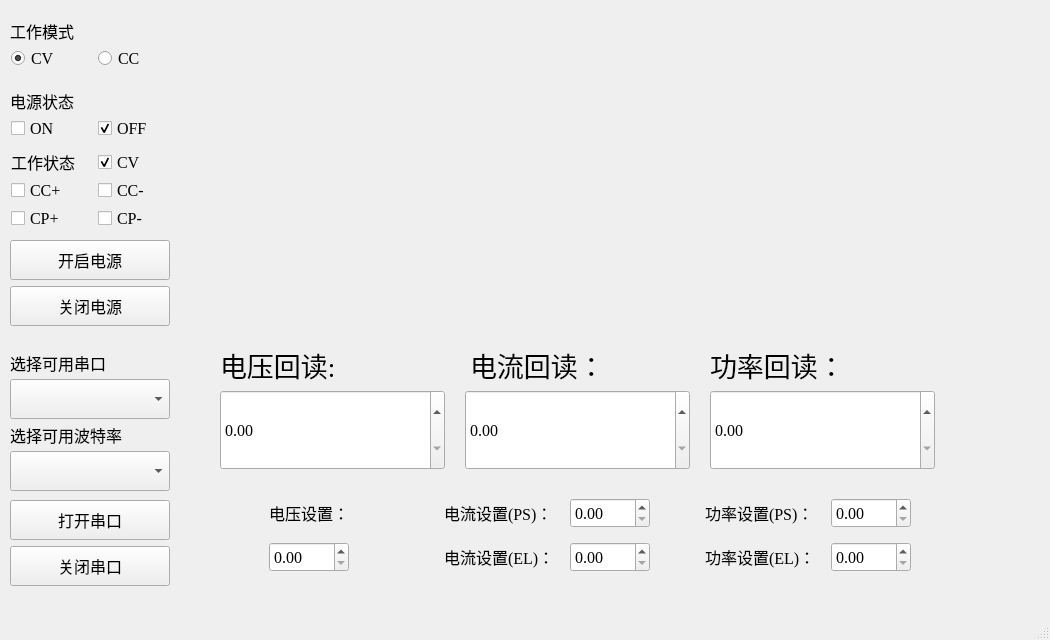
<?xml version="1.0" encoding="UTF-8"?>
<ui version="4.0">
 <class>SerialPortCommunication</class>
 <widget class="QMainWindow" name="SerialPortCommunication">
  <property name="geometry">
   <rect>
    <x>0</x>
    <y>0</y>
    <width>1050</width>
    <height>640</height>
   </rect>
  </property>
  <property name="font">
   <font>
    <family>Times New Roman</family>
    <pointsize>12</pointsize>
   </font>
  </property>
  <property name="windowTitle">
   <string>SerialPortCommunication</string>
  </property>
  <widget class="QWidget" name="centralwidget">
   <widget class="QWidget" name="layoutWidget">
    <property name="geometry">
     <rect>
      <x>220</x>
      <y>490</y>
      <width>741</width>
      <height>91</height>
     </rect>
    </property>
    <layout class="QHBoxLayout" name="horizontalLayout_6">
     <item>
      <layout class="QVBoxLayout" name="verticalLayout_14">
       <item>
        <widget class="QLabel" name="label_Input1">
         <property name="minimumSize">
          <size>
           <width>120</width>
           <height>30</height>
          </size>
         </property>
         <property name="maximumSize">
          <size>
           <width>120</width>
           <height>30</height>
          </size>
         </property>
         <property name="text">
          <string>电压设置：</string>
         </property>
        </widget>
       </item>
       <item>
        <widget class="QDoubleSpinBox" name="Input1">
         <property name="minimumSize">
          <size>
           <width>80</width>
           <height>30</height>
          </size>
         </property>
         <property name="maximumSize">
          <size>
           <width>80</width>
           <height>30</height>
          </size>
         </property>
        </widget>
       </item>
      </layout>
     </item>
     <item>
      <layout class="QVBoxLayout" name="verticalLayout_15">
       <item>
        <layout class="QHBoxLayout" name="horizontalLayout_2">
         <item>
          <widget class="QLabel" name="label_Input2_PS">
           <property name="minimumSize">
            <size>
             <width>120</width>
             <height>30</height>
            </size>
           </property>
           <property name="maximumSize">
            <size>
             <width>120</width>
             <height>30</height>
            </size>
           </property>
           <property name="text">
            <string>电流设置(PS)：</string>
           </property>
          </widget>
         </item>
         <item>
          <widget class="QDoubleSpinBox" name="Input2PS">
           <property name="minimumSize">
            <size>
             <width>80</width>
             <height>30</height>
            </size>
           </property>
           <property name="maximumSize">
            <size>
             <width>80</width>
             <height>30</height>
            </size>
           </property>
          </widget>
         </item>
        </layout>
       </item>
       <item>
        <layout class="QHBoxLayout" name="horizontalLayout_3">
         <item>
          <widget class="QLabel" name="label_Input2_EL">
           <property name="minimumSize">
            <size>
             <width>120</width>
             <height>30</height>
            </size>
           </property>
           <property name="maximumSize">
            <size>
             <width>120</width>
             <height>30</height>
            </size>
           </property>
           <property name="text">
            <string>电流设置(EL)：</string>
           </property>
          </widget>
         </item>
         <item>
          <widget class="QDoubleSpinBox" name="Input2EL">
           <property name="minimumSize">
            <size>
             <width>80</width>
             <height>30</height>
            </size>
           </property>
           <property name="maximumSize">
            <size>
             <width>80</width>
             <height>30</height>
            </size>
           </property>
          </widget>
         </item>
        </layout>
       </item>
      </layout>
     </item>
     <item>
      <layout class="QVBoxLayout" name="verticalLayout_16">
       <item>
        <layout class="QHBoxLayout" name="horizontalLayout_4">
         <item>
          <widget class="QLabel" name="label_Input3_PS">
           <property name="minimumSize">
            <size>
             <width>120</width>
             <height>30</height>
            </size>
           </property>
           <property name="maximumSize">
            <size>
             <width>120</width>
             <height>30</height>
            </size>
           </property>
           <property name="text">
            <string>功率设置(PS)：</string>
           </property>
          </widget>
         </item>
         <item>
          <widget class="QDoubleSpinBox" name="powInputPS">
           <property name="minimumSize">
            <size>
             <width>80</width>
             <height>30</height>
            </size>
           </property>
           <property name="maximumSize">
            <size>
             <width>80</width>
             <height>30</height>
            </size>
           </property>
          </widget>
         </item>
        </layout>
       </item>
       <item>
        <layout class="QHBoxLayout" name="horizontalLayout_5">
         <item>
          <widget class="QLabel" name="label_Input3_EL">
           <property name="minimumSize">
            <size>
             <width>120</width>
             <height>30</height>
            </size>
           </property>
           <property name="maximumSize">
            <size>
             <width>120</width>
             <height>30</height>
            </size>
           </property>
           <property name="text">
            <string>功率设置(EL)：</string>
           </property>
          </widget>
         </item>
         <item>
          <widget class="QDoubleSpinBox" name="powInputEL">
           <property name="minimumSize">
            <size>
             <width>80</width>
             <height>30</height>
            </size>
           </property>
           <property name="maximumSize">
            <size>
             <width>80</width>
             <height>30</height>
            </size>
           </property>
          </widget>
         </item>
        </layout>
       </item>
      </layout>
     </item>
    </layout>
   </widget>
   <widget class="QWidget" name="layoutWidget">
    <property name="geometry">
     <rect>
      <x>10</x>
      <y>240</y>
      <width>162</width>
      <height>88</height>
     </rect>
    </property>
    <layout class="QVBoxLayout" name="verticalLayout_2">
     <item>
      <widget class="QPushButton" name="openPowerSupply">
       <property name="minimumSize">
        <size>
         <width>160</width>
         <height>40</height>
        </size>
       </property>
       <property name="maximumSize">
        <size>
         <width>160</width>
         <height>40</height>
        </size>
       </property>
       <property name="text">
        <string>开启电源</string>
       </property>
      </widget>
     </item>
     <item>
      <widget class="QPushButton" name="closePowerSupply">
       <property name="minimumSize">
        <size>
         <width>160</width>
         <height>40</height>
        </size>
       </property>
       <property name="maximumSize">
        <size>
         <width>160</width>
         <height>40</height>
        </size>
       </property>
       <property name="text">
        <string>关闭电源</string>
       </property>
      </widget>
     </item>
    </layout>
   </widget>
   <widget class="QWidget" name="layoutWidget">
    <property name="geometry">
     <rect>
      <x>10</x>
      <y>350</y>
      <width>166</width>
      <height>240</height>
     </rect>
    </property>
    <layout class="QVBoxLayout" name="verticalLayout">
     <item>
      <layout class="QVBoxLayout" name="verticalLayout_8">
       <item>
        <layout class="QVBoxLayout" name="verticalLayout_5">
         <item>
          <widget class="QLabel" name="label_13">
           <property name="minimumSize">
            <size>
             <width>160</width>
             <height>20</height>
            </size>
           </property>
           <property name="maximumSize">
            <size>
             <width>160</width>
             <height>20</height>
            </size>
           </property>
           <property name="sizeIncrement">
            <size>
             <width>160</width>
             <height>20</height>
            </size>
           </property>
           <property name="text">
            <string>选择可用串口</string>
           </property>
          </widget>
         </item>
         <item>
          <widget class="QComboBox" name="serialNameBox">
           <property name="minimumSize">
            <size>
             <width>160</width>
             <height>40</height>
            </size>
           </property>
           <property name="maximumSize">
            <size>
             <width>160</width>
             <height>40</height>
            </size>
           </property>
          </widget>
         </item>
        </layout>
       </item>
       <item>
        <layout class="QVBoxLayout" name="verticalLayout_6">
         <item>
          <widget class="QLabel" name="label_14">
           <property name="minimumSize">
            <size>
             <width>160</width>
             <height>20</height>
            </size>
           </property>
           <property name="maximumSize">
            <size>
             <width>160</width>
             <height>20</height>
            </size>
           </property>
           <property name="text">
            <string>选择可用波特率</string>
           </property>
          </widget>
         </item>
         <item>
          <widget class="QComboBox" name="serialBaudRateBox">
           <property name="minimumSize">
            <size>
             <width>160</width>
             <height>40</height>
            </size>
           </property>
           <property name="maximumSize">
            <size>
             <width>160</width>
             <height>40</height>
            </size>
           </property>
          </widget>
         </item>
        </layout>
       </item>
      </layout>
     </item>
     <item>
      <layout class="QVBoxLayout" name="verticalLayout_7">
       <item>
        <widget class="QPushButton" name="openSerialPort">
         <property name="minimumSize">
          <size>
           <width>160</width>
           <height>40</height>
          </size>
         </property>
         <property name="maximumSize">
          <size>
           <width>160</width>
           <height>40</height>
          </size>
         </property>
         <property name="text">
          <string>打开串口</string>
         </property>
        </widget>
       </item>
       <item>
        <widget class="QPushButton" name="closeSerialPort">
         <property name="minimumSize">
          <size>
           <width>160</width>
           <height>40</height>
          </size>
         </property>
         <property name="maximumSize">
          <size>
           <width>160</width>
           <height>40</height>
          </size>
         </property>
         <property name="text">
          <string>关闭串口</string>
         </property>
        </widget>
       </item>
      </layout>
     </item>
    </layout>
   </widget>
   <widget class="QLabel" name="label_Ouput2">
    <property name="geometry">
     <rect>
      <x>470</x>
      <y>350</y>
      <width>180</width>
      <height>30</height>
     </rect>
    </property>
    <property name="minimumSize">
     <size>
      <width>180</width>
      <height>30</height>
     </size>
    </property>
    <property name="maximumSize">
     <size>
      <width>180</width>
      <height>30</height>
     </size>
    </property>
    <property name="font">
     <font>
      <pointsize>20</pointsize>
     </font>
    </property>
    <property name="text">
     <string>电流回读：</string>
    </property>
   </widget>
   <widget class="QDoubleSpinBox" name="currOuput">
    <property name="geometry">
     <rect>
      <x>465</x>
      <y>390</y>
      <width>225</width>
      <height>80</height>
     </rect>
    </property>
    <property name="minimumSize">
     <size>
      <width>225</width>
      <height>80</height>
     </size>
    </property>
    <property name="maximumSize">
     <size>
      <width>225</width>
      <height>80</height>
     </size>
    </property>
   </widget>
   <widget class="QLabel" name="label_Ouput1">
    <property name="geometry">
     <rect>
      <x>220</x>
      <y>350</y>
      <width>180</width>
      <height>30</height>
     </rect>
    </property>
    <property name="minimumSize">
     <size>
      <width>180</width>
      <height>30</height>
     </size>
    </property>
    <property name="maximumSize">
     <size>
      <width>180</width>
      <height>30</height>
     </size>
    </property>
    <property name="font">
     <font>
      <pointsize>20</pointsize>
     </font>
    </property>
    <property name="text">
     <string>电压回读:</string>
    </property>
   </widget>
   <widget class="QDoubleSpinBox" name="voltOuput">
    <property name="geometry">
     <rect>
      <x>220</x>
      <y>390</y>
      <width>225</width>
      <height>80</height>
     </rect>
    </property>
    <property name="minimumSize">
     <size>
      <width>225</width>
      <height>80</height>
     </size>
    </property>
    <property name="maximumSize">
     <size>
      <width>225</width>
      <height>80</height>
     </size>
    </property>
   </widget>
   <widget class="QDoubleSpinBox" name="powOuput">
    <property name="geometry">
     <rect>
      <x>710</x>
      <y>390</y>
      <width>225</width>
      <height>80</height>
     </rect>
    </property>
    <property name="minimumSize">
     <size>
      <width>225</width>
      <height>80</height>
     </size>
    </property>
    <property name="maximumSize">
     <size>
      <width>225</width>
      <height>80</height>
     </size>
    </property>
   </widget>
   <widget class="QLabel" name="label_Ouput3">
    <property name="geometry">
     <rect>
      <x>710</x>
      <y>350</y>
      <width>180</width>
      <height>30</height>
     </rect>
    </property>
    <property name="minimumSize">
     <size>
      <width>180</width>
      <height>30</height>
     </size>
    </property>
    <property name="maximumSize">
     <size>
      <width>180</width>
      <height>30</height>
     </size>
    </property>
    <property name="font">
     <font>
      <pointsize>20</pointsize>
     </font>
    </property>
    <property name="text">
     <string>功率回读：</string>
    </property>
   </widget>
   <widget class="QWidget" name="layoutWidget">
    <property name="geometry">
     <rect>
      <x>10</x>
      <y>90</y>
      <width>170</width>
      <height>50</height>
     </rect>
    </property>
    <layout class="QVBoxLayout" name="verticalLayout_3">
     <item>
      <widget class="QLabel" name="powerStatus">
       <property name="minimumSize">
        <size>
         <width>160</width>
         <height>20</height>
        </size>
       </property>
       <property name="maximumSize">
        <size>
         <width>160</width>
         <height>20</height>
        </size>
       </property>
       <property name="text">
        <string>电源状态</string>
       </property>
      </widget>
     </item>
     <item>
      <layout class="QHBoxLayout" name="horizontalLayout_7">
       <item>
        <widget class="QCheckBox" name="rbton">
         <property name="minimumSize">
          <size>
           <width>80</width>
           <height>20</height>
          </size>
         </property>
         <property name="maximumSize">
          <size>
           <width>80</width>
           <height>20</height>
          </size>
         </property>
         <property name="text">
          <string>ON</string>
         </property>
        </widget>
       </item>
       <item>
        <widget class="QCheckBox" name="rbtoff">
         <property name="minimumSize">
          <size>
           <width>80</width>
           <height>20</height>
          </size>
         </property>
         <property name="maximumSize">
          <size>
           <width>80</width>
           <height>20</height>
          </size>
         </property>
         <property name="text">
          <string>OFF</string>
         </property>
         <property name="checked">
          <bool>true</bool>
         </property>
        </widget>
       </item>
      </layout>
     </item>
    </layout>
   </widget>
   <widget class="QWidget" name="layoutWidget">
    <property name="geometry">
     <rect>
      <x>10</x>
      <y>20</y>
      <width>170</width>
      <height>50</height>
     </rect>
    </property>
    <layout class="QVBoxLayout" name="verticalLayout_4">
     <item>
      <widget class="QLabel" name="workMode">
       <property name="minimumSize">
        <size>
         <width>160</width>
         <height>20</height>
        </size>
       </property>
       <property name="maximumSize">
        <size>
         <width>160</width>
         <height>20</height>
        </size>
       </property>
       <property name="text">
        <string>工作模式</string>
       </property>
      </widget>
     </item>
     <item>
      <layout class="QHBoxLayout" name="horizontalLayout">
       <item>
        <widget class="QRadioButton" name="rbtCV">
         <property name="minimumSize">
          <size>
           <width>80</width>
           <height>20</height>
          </size>
         </property>
         <property name="maximumSize">
          <size>
           <width>80</width>
           <height>20</height>
          </size>
         </property>
         <property name="text">
          <string>CV</string>
         </property>
         <property name="checked">
          <bool>true</bool>
         </property>
        </widget>
       </item>
       <item>
        <widget class="QRadioButton" name="rbtCC">
         <property name="enabled">
          <bool>true</bool>
         </property>
         <property name="minimumSize">
          <size>
           <width>80</width>
           <height>20</height>
          </size>
         </property>
         <property name="maximumSize">
          <size>
           <width>80</width>
           <height>20</height>
          </size>
         </property>
         <property name="text">
          <string>CC </string>
         </property>
         <property name="checked">
          <bool>false</bool>
         </property>
        </widget>
       </item>
      </layout>
     </item>
    </layout>
   </widget>
   <widget class="QWidget" name="layoutWidget">
    <property name="geometry">
     <rect>
      <x>10</x>
      <y>150</y>
      <width>170</width>
      <height>80</height>
     </rect>
    </property>
    <layout class="QVBoxLayout" name="verticalLayout_9">
     <item>
      <layout class="QHBoxLayout" name="horizontalLayout_8">
       <item>
        <widget class="QLabel" name="workStatus">
         <property name="minimumSize">
          <size>
           <width>80</width>
           <height>20</height>
          </size>
         </property>
         <property name="maximumSize">
          <size>
           <width>80</width>
           <height>20</height>
          </size>
         </property>
         <property name="text">
          <string>工作状态</string>
         </property>
        </widget>
       </item>
       <item>
        <widget class="QCheckBox" name="checkBoxCV">
         <property name="minimumSize">
          <size>
           <width>80</width>
           <height>20</height>
          </size>
         </property>
         <property name="maximumSize">
          <size>
           <width>80</width>
           <height>20</height>
          </size>
         </property>
         <property name="text">
          <string>CV</string>
         </property>
         <property name="checked">
          <bool>true</bool>
         </property>
        </widget>
       </item>
      </layout>
     </item>
     <item>
      <layout class="QHBoxLayout" name="horizontalLayout_9">
       <item>
        <widget class="QCheckBox" name="checkBoxCCPos">
         <property name="minimumSize">
          <size>
           <width>80</width>
           <height>20</height>
          </size>
         </property>
         <property name="maximumSize">
          <size>
           <width>80</width>
           <height>20</height>
          </size>
         </property>
         <property name="text">
          <string>CC+</string>
         </property>
        </widget>
       </item>
       <item>
        <widget class="QCheckBox" name="checkBoxCCNeg">
         <property name="minimumSize">
          <size>
           <width>80</width>
           <height>20</height>
          </size>
         </property>
         <property name="maximumSize">
          <size>
           <width>80</width>
           <height>20</height>
          </size>
         </property>
         <property name="text">
          <string>CC-</string>
         </property>
        </widget>
       </item>
      </layout>
     </item>
     <item>
      <layout class="QHBoxLayout" name="horizontalLayout_10">
       <item>
        <widget class="QCheckBox" name="checkBoxCPPos">
         <property name="minimumSize">
          <size>
           <width>80</width>
           <height>20</height>
          </size>
         </property>
         <property name="maximumSize">
          <size>
           <width>80</width>
           <height>20</height>
          </size>
         </property>
         <property name="text">
          <string>CP+</string>
         </property>
        </widget>
       </item>
       <item>
        <widget class="QCheckBox" name="checkBoxCPNeg">
         <property name="minimumSize">
          <size>
           <width>80</width>
           <height>20</height>
          </size>
         </property>
         <property name="maximumSize">
          <size>
           <width>80</width>
           <height>20</height>
          </size>
         </property>
         <property name="text">
          <string>CP-</string>
         </property>
        </widget>
       </item>
      </layout>
     </item>
    </layout>
   </widget>
  </widget>
  <widget class="QMenuBar" name="menubar">
   <property name="geometry">
    <rect>
     <x>0</x>
     <y>0</y>
     <width>1050</width>
     <height>25</height>
    </rect>
   </property>
  </widget>
  <widget class="QStatusBar" name="statusbar"/>
 </widget>
 <resources/>
 <connections/>
</ui>
